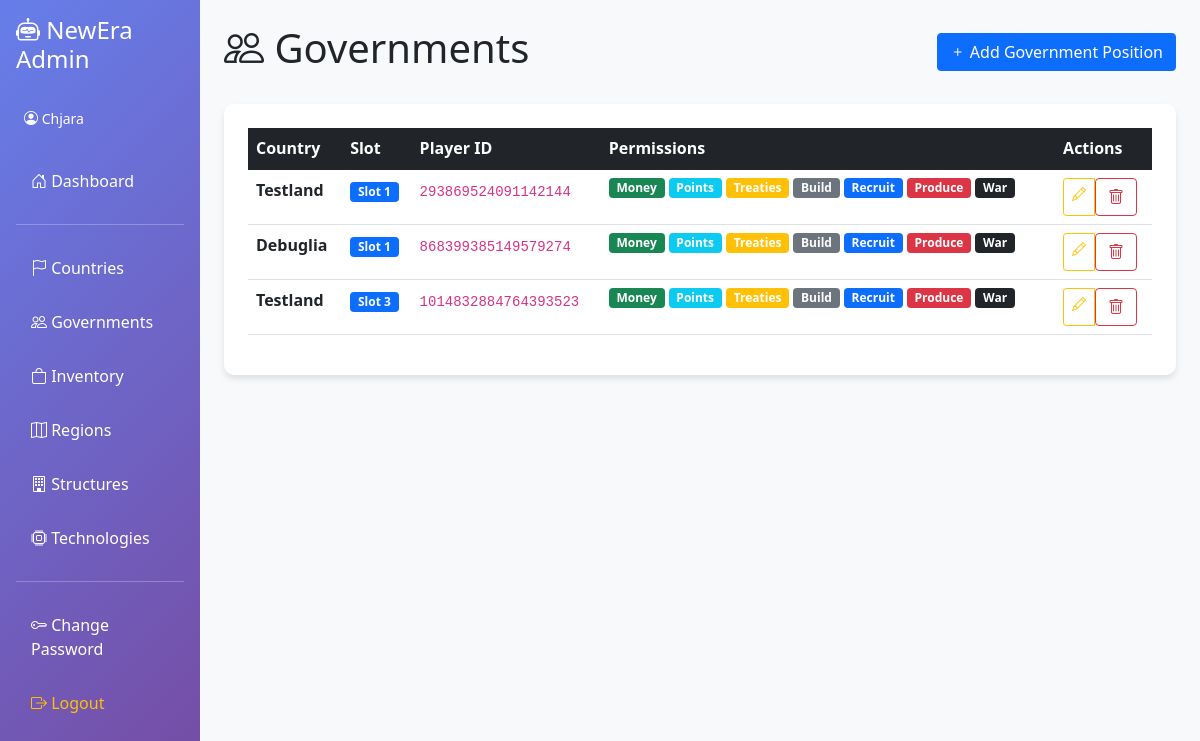
Screenshot of /governments (signed in) with the database file from the repository.
### admin-panel/app.py (models this page shows)
class Country(db.Model):
    __tablename__ = "Countries"
    country_id = db.Column(db.Integer, primary_key=True, autoincrement=True)
    role_id = db.Column(db.String, nullable=False)
    name = db.Column(db.String, nullable=False)
    public_channel_id = db.Column(db.String, nullable=False)
    secret_channel_id = db.Column(db.String)
    last_bilan = db.Column(db.String)

class Government(db.Model):
    __tablename__ = "Governments"
    country_id = db.Column(db.String, primary_key=True)
    slot = db.Column(db.Integer, primary_key=True)
    player_id = db.Column(db.String, nullable=False)
    can_spend_money = db.Column(db.Boolean, default=False)
    can_spend_points = db.Column(db.Boolean, default=False)
    can_sign_treaties = db.Column(db.Boolean, default=False)
    can_build = db.Column(db.Boolean, default=False)
    can_recruit = db.Column(db.Boolean, default=False)
    can_produce = db.Column(db.Boolean, default=False)
    can_declare_war = db.Column(db.Boolean, default=False)

### admin-panel/app.py (the view)
@app.route("/governments")
@login_required
def governments():
    governments = Government.query.all()
    countries = Country.query.all()
    return render_template(
        "governments.html", governments=governments, countries=countries
    )

### admin-panel/app.py (called while the page is built)
def login_required(f):
    @wraps(f)
    def decorated_function(*args, **kwargs):
        if "user_id" not in session:
            flash("Please log in to access this page.", "error")
            return redirect(url_for("login"))
        return f(*args, **kwargs)
    return decorated_function

### admin-panel/templates/governments.html (shortened to what this page needs)
{% extends "base.html" %}
{% block content %}
<div class="d-flex justify-content-between align-items-center mb-4">
  <h1><i class="bi bi-people"></i> Governments</h1>
  <a href="/governments/add" class="btn btn-primary">
    <i class="bi bi-plus"></i> Add Government Position
  </a>
</div>
<div class="content-card p-4">
  <div class="table-responsive">
    <table class="table table-hover">
      <thead class="table-dark">
        <tr>
          <th>Country</th>
          <th>Slot</th>
          <th>Player ID</th>
          <th>Permissions</th>
          <th>Actions</th>
        </tr>
      </thead>
      <tbody>
        {% for government in governments %}
        <tr>
          <td>
            {% for country in countries %}
              {% if country.country_id|string == government.country_id|string %}
                <strong>{{ country.name }}</strong>
              {% endif %}
            {% endfor %}
          </td>
          <td><span class="badge bg-primary">Slot {{ government.slot }}</span></td>
          <td><code>{{ government.player_id }}</code></td>
          <td>
            <div class="d-flex flex-wrap gap-1">
              {% if government.can_spend_money %}<span class="badge bg-success">Money</span>{% endif %}
              {% if government.can_spend_points %}<span class="badge bg-info">Points</span>{% endif %}
              {% if government.can_sign_treaties %}<span class="badge bg-warning">Treaties</span>{% endif %}
              {% if government.can_build %}<span class="badge bg-secondary">Build</span>{% endif %}
              {% if government.can_recruit %}<span class="badge bg-primary">Recruit</span>{% endif %}
              {% if government.can_produce %}<span class="badge bg-danger">Produce</span>{% endif %}
              {% if government.can_declare_war %}<span class="badge bg-dark">War</span>{% endif %}
            </div>
          </td>
          <td>
            <div class="btn-group btn-group-sm">
              <a href="/governments/edit/{{ government.country_id }}/{{ government.slot }}" class="btn btn-outline-warning">
                <i class="bi bi-pencil"></i>
              </a>
              <form method="post" action="/governments/delete/{{ government.country_id }}/{{ government.slot }}" class="d-inline"
                    onsubmit="return confirm('Are you sure you want to delete this government position?')">
                <button type="submit" class="btn btn-outline-danger">
                  <i class="bi bi-trash"></i>
                </button>
              </form>
            </div>
          </td>
        </tr>
        {% else %}
        <tr>
          <td colspan="5" class="text-center text-muted">No government positions found</td>
        </tr>
        {% endfor %}
      </tbody>
    </table>
  </div>
</div>
{% endblock %}

### admin-panel/templates/base.html (style rules this page uses)
.content-card { background: white; border-radius: 10px; box-shadow: 0 4px 6px rgba(0, 0, 0, 0.1); }

### rows the page displays
Government: slot "1", player_id "293869524091142144", can_spend_money "Money", can_spend_points "Points", can_sign_treaties "Treaties", can_build "Build", can_recruit "Recruit", can_produce "Produce", can_declare_war "War"
Country: name "Testland"
Government: slot "1", player_id "868399385149579274", can_spend_money "Money", can_spend_points "Points", can_sign_treaties "Treaties", can_build "Build", can_recruit "Recruit", can_produce "Produce", can_declare_war "War"
Country: name "Debuglia"
Government: slot "3", player_id "1014832884764393523", can_spend_money "Money", can_spend_points "Points", can_sign_treaties "Treaties", can_build "Build", can_recruit "Recruit", can_produce "Produce", can_declare_war "War"

### other values shown
{{ session.username }} "Chjara"
